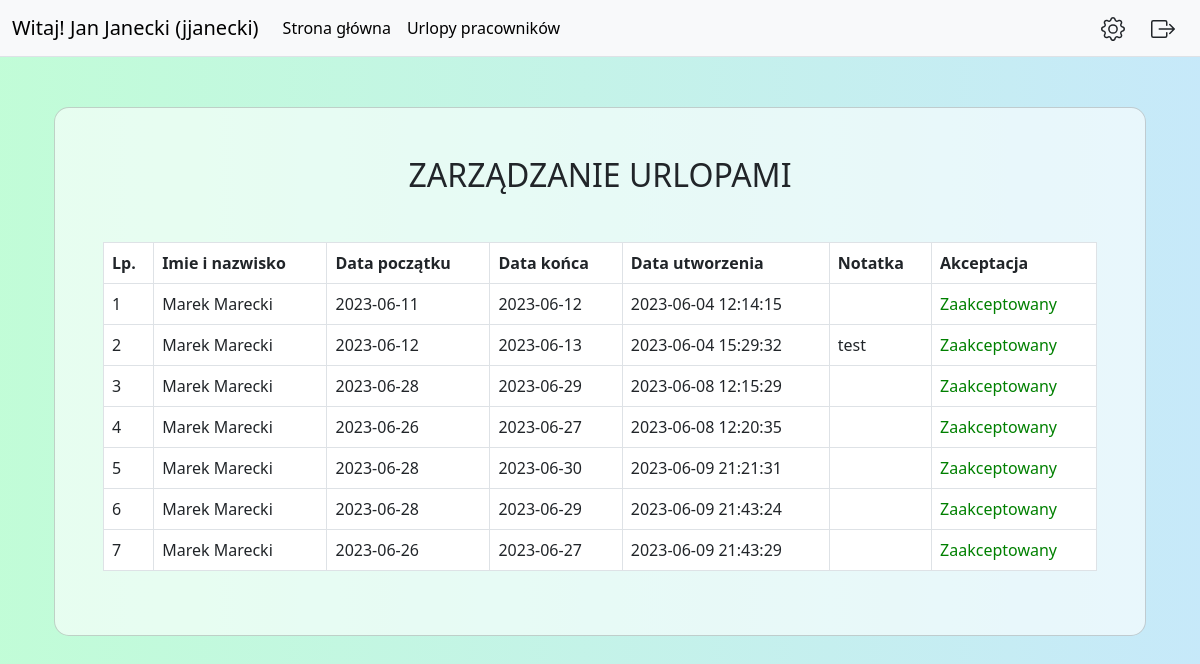
The app's page /managevacation.php (signed in) with its own data.
### tables this page shows
CREATE TABLE `vacation` (
  `id` int(11) NOT NULL,
  `user_id` int(11) NOT NULL,
  `created_at` timestamp NOT NULL DEFAULT current_timestamp(),
  `start_date` date NOT NULL,
  `end_date` date NOT NULL,
  `is_accepted` int(11) NOT NULL DEFAULT 0,
  `message` varchar(250) NOT NULL,
  `accepted_by` int(11) DEFAULT NULL
);

### managevacation.php (the view, shortened to what this page needs)
<?php
    $uid=$_SESSION['login']['userID'];
    require_once('./scripts/connect.php');
?>
<!DOCTYPE html>
<html lang="en">
<head>
    <link rel="stylesheet" href="./style/css/bootstrap.css">
    <link rel="stylesheet" href="./style/css/style.css">
</head>
<body>
<?php
        require_once('./view/view_manager/navbar.php');
?>
<div class="container">
    <div class="mask d-flex align-items-center h-100">
        <div class="container h-100">
            <div class="row d-flex justify-content-center align-items-center h-100">
                <div class="col-12 col-md-9 col-lg-7 col-xl-6" style="padding-top: 50px; width: 100%;">
                    <div class="card" style="border-radius: 15px;">
                        <div class="card-body p-5">
                            <h2 class="text-uppercase text-center mb-5">Zarządzanie urlopami</h2>
                            <?php
                            $fetchVacation=$con->prepare('SELECT vacation.id as vacationid, vacation.start_date, vacation.end_date, vacation.created_at, user.id as user_id, concat(user.name," ",user.surname) as username, vacation.is_accepted, vacation.message FROM vacation JOIN user on vacation.user_id=user.id WHERE user.manager_id = :uid order by vacation.id asc');
                            $fetchVacation->bindParam('uid',$uid,PDO::PARAM_INT);
                            $fetchVacation->execute();
                            $vacations=$fetchVacation->fetchAll(PDO::FETCH_ASSOC);
                            $rowCount=$fetchVacation->rowCount();
                            echo '<table class="table table-bordered">';
                            echo '<tr> <th>Lp.</th> <th>Imie i nazwisko</th> <th>Data początku</th> <th>Data końca</th> <th>Data utworzenia</th> <th>Notatka</th> <th>Akceptacja</th></tr>';
                            for($i=0; $i<=($rowCount-1); $i++){
                                $lp=$i+1;
                                echo '<tr>';
                                echo '<td>'.$lp.'</td>';
                                echo '<td>'.$vacations[$i]['username'].'</td>';
                                echo '<td>'.$vacations[$i]['start_date'].'</td>';
                                echo '<td>'.$vacations[$i]['end_date'].'</td>';
                                echo '<td>'.$vacations[$i]['created_at'].'</td>';
                                echo '<td>'.$vacations[$i]['message'].'</td>';
                                if($vacations[$i]['is_accepted']==1){
                                    echo '<td><a style="color:green;">Zaakceptowany</a></td>';
                                }else{
                                    echo '<td><a href="./scripts/vacationaccept.php?vacation_id='.$vacations[$i]['vacationid'].'">Zaakceptuj</a></td>';
                                }
                                echo '</tr>';
                            }
                            echo '</table>';
                            ?>
                        </div>
                    </div>
                </div>
            </div>
        </div>
    </div>
</div>
</body>
</html>

### style/css/style.css (style rules this page uses)
body { background: #84fab0; background: -webkit-linear-gradient(to right, rgba(132, 250, 176, 0.5), rgba(143, 211, 244, 0.5)); background: linear-gradient(to right, rgba(132, 250, 176, 0.5), rgba(143, 211, 244, 0.5)); }
.card { --bs-card-bg: rgba(255, 255, 255, 0.6); }
.table { --bs-table-bg: rgba(255, 255, 255, 1); }

### records on screen
vacation: lp "1", username "Marek Marecki", start_date "2023-06-11", end_date "2023-06-12", created_at "2023-06-04 12:14:15", is_accepted "Zaakceptowany"
vacation: lp "2", username "Marek Marecki", start_date "2023-06-12", end_date "2023-06-13", created_at "2023-06-04 15:29:32", message "test", is_accepted "Zaakceptowany"
vacation: lp "3", username "Marek Marecki", start_date "2023-06-28", end_date "2023-06-29", created_at "2023-06-08 12:15:29", is_accepted "Zaakceptowany"
vacation: lp "4", username "Marek Marecki", start_date "2023-06-26", end_date "2023-06-27", created_at "2023-06-08 12:20:35", is_accepted "Zaakceptowany"
vacation: lp "5", username "Marek Marecki", start_date "2023-06-28", end_date "2023-06-30", created_at "2023-06-09 21:21:31", is_accepted "Zaakceptowany"
vacation: lp "6", username "Marek Marecki", start_date "2023-06-28", end_date "2023-06-29", created_at "2023-06-09 21:43:24", is_accepted "Zaakceptowany"
vacation: lp "7", username "Marek Marecki", start_date "2023-06-26", end_date "2023-06-27", created_at "2023-06-09 21:43:29", is_accepted "Zaakceptowany"

### other values on screen
$_SESSION['login']['username'] "Jan Janecki"
$_SESSION['login']['login'] "jjanecki"
